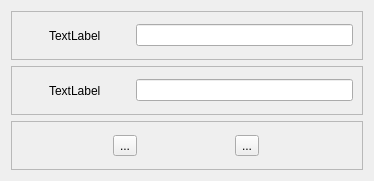
<?xml version="1.0" encoding="UTF-8"?>
<ui version="4.0">
 <class>Form</class>
 <widget class="QWidget" name="Form">
  <property name="geometry">
   <rect>
    <x>0</x>
    <y>0</y>
    <width>374</width>
    <height>181</height>
   </rect>
  </property>
  <property name="windowTitle">
   <string>Form</string>
  </property>
  <layout class="QVBoxLayout" name="verticalLayout">
   <item>
    <widget class="QFrame" name="frame">
     <property name="frameShape">
      <enum>QFrame::StyledPanel</enum>
     </property>
     <property name="frameShadow">
      <enum>QFrame::Raised</enum>
     </property>
     <layout class="QHBoxLayout" name="horizontalLayout" stretch="1,2">
      <item alignment="Qt::AlignHCenter">
       <widget class="QLabel" name="label">
        <property name="text">
         <string>TextLabel</string>
        </property>
       </widget>
      </item>
      <item>
       <widget class="QLineEdit" name="lineEdit"/>
      </item>
     </layout>
    </widget>
   </item>
   <item>
    <widget class="QFrame" name="frame_3">
     <property name="frameShape">
      <enum>QFrame::StyledPanel</enum>
     </property>
     <property name="frameShadow">
      <enum>QFrame::Raised</enum>
     </property>
     <layout class="QHBoxLayout" name="horizontalLayout_2" stretch="1,2">
      <item alignment="Qt::AlignHCenter">
       <widget class="QLabel" name="label_2">
        <property name="text">
         <string>TextLabel</string>
        </property>
       </widget>
      </item>
      <item>
       <widget class="QLineEdit" name="lineEdit_2"/>
      </item>
     </layout>
    </widget>
   </item>
   <item>
    <widget class="QFrame" name="frame_2">
     <property name="frameShape">
      <enum>QFrame::StyledPanel</enum>
     </property>
     <property name="frameShadow">
      <enum>QFrame::Raised</enum>
     </property>
     <layout class="QHBoxLayout" name="horizontalLayout_3">
      <item>
       <widget class="QToolButton" name="toolButton">
        <property name="text">
         <string>...</string>
        </property>
       </widget>
      </item>
      <item>
       <widget class="QToolButton" name="toolButton_2">
        <property name="text">
         <string>...</string>
        </property>
       </widget>
      </item>
     </layout>
    </widget>
   </item>
  </layout>
 </widget>
 <resources/>
 <connections/>
</ui>
